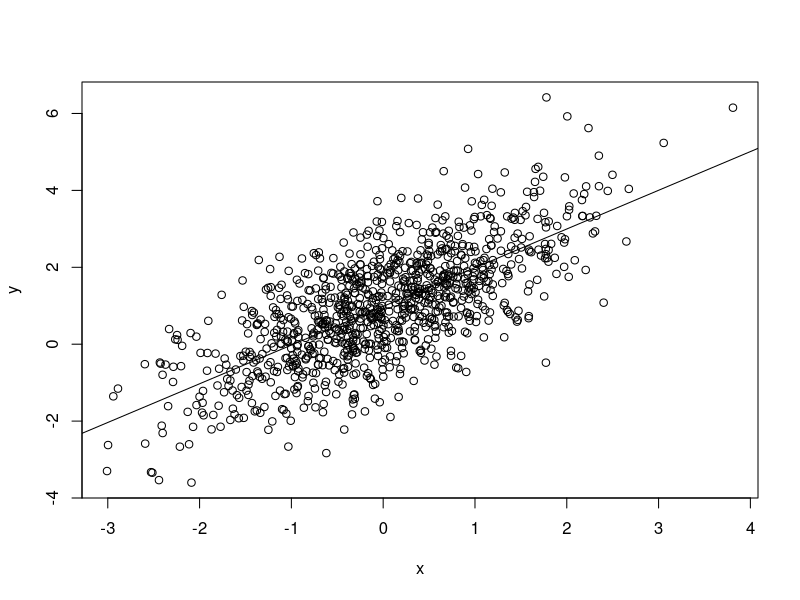
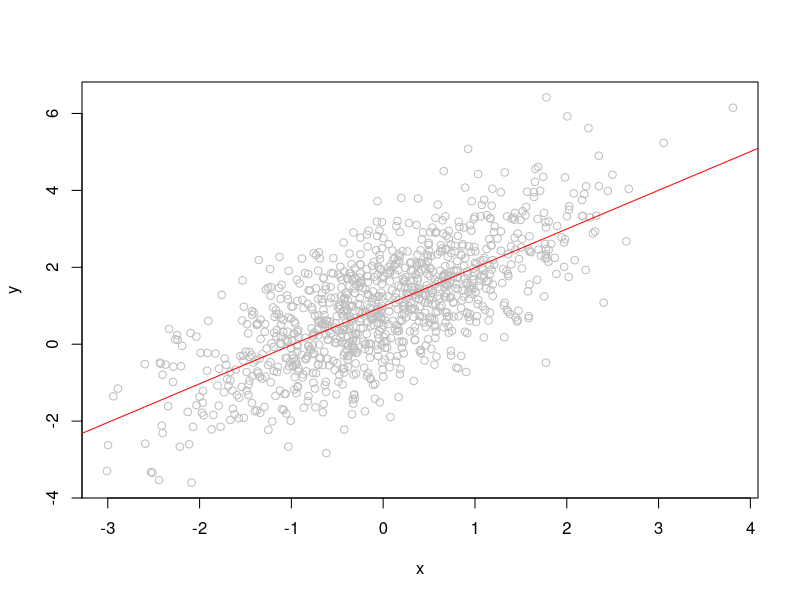
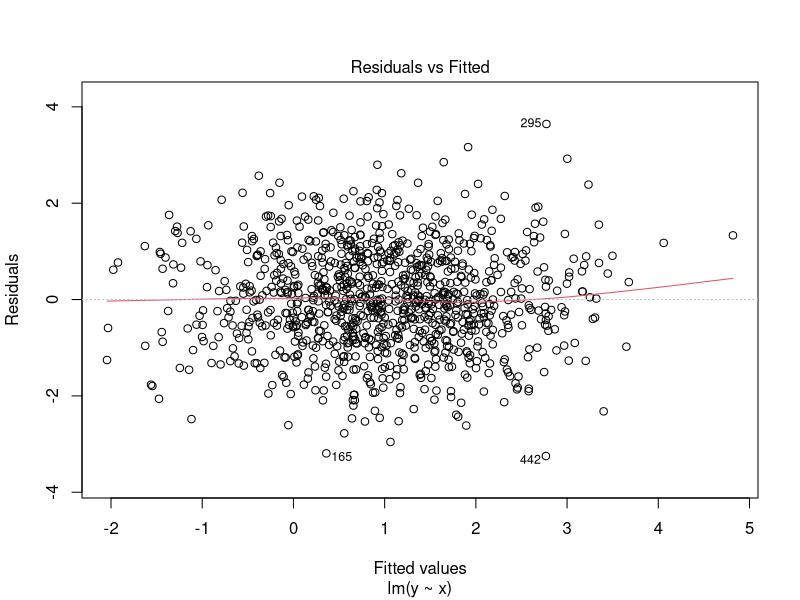
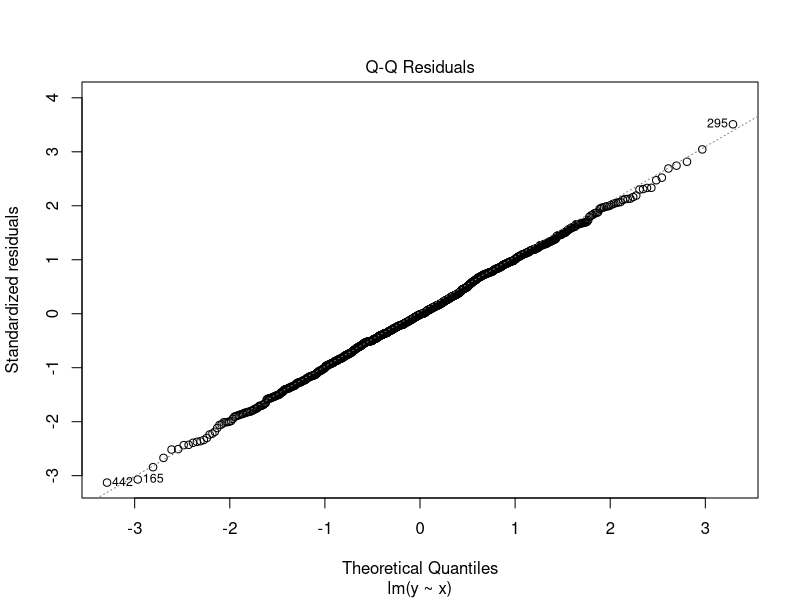
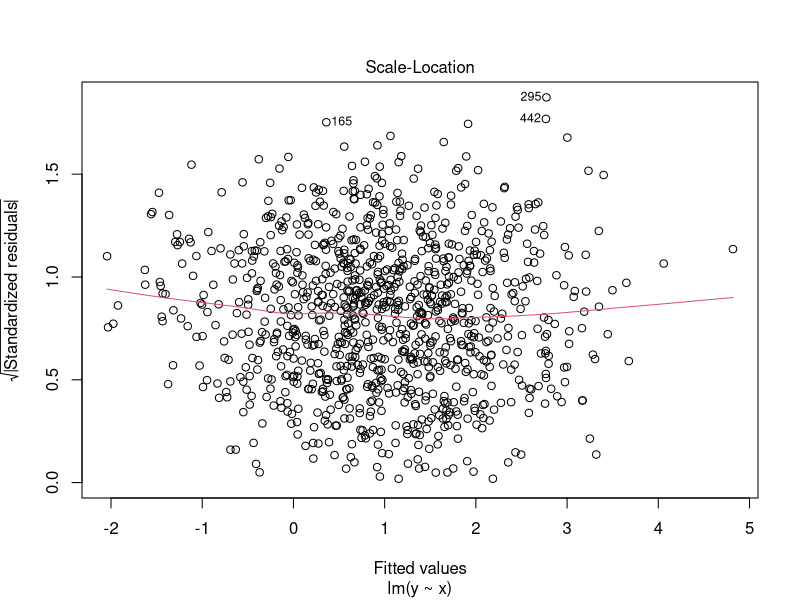
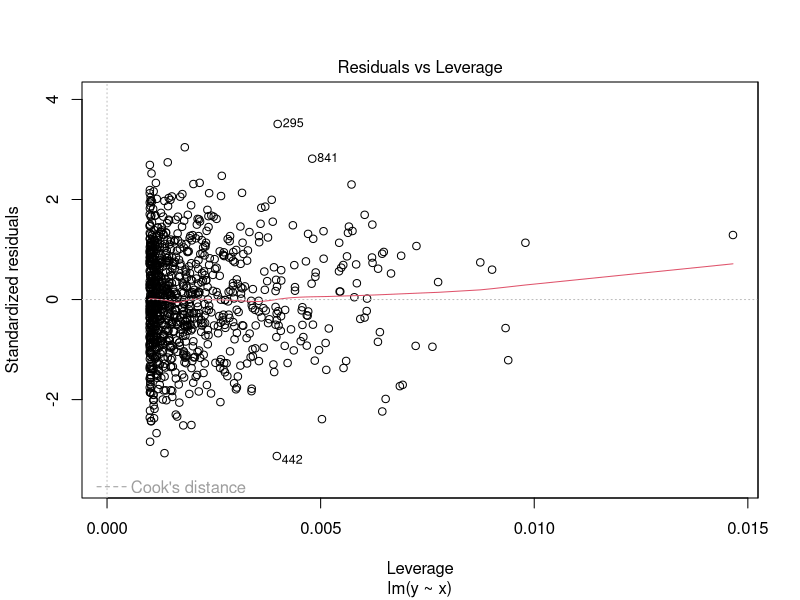
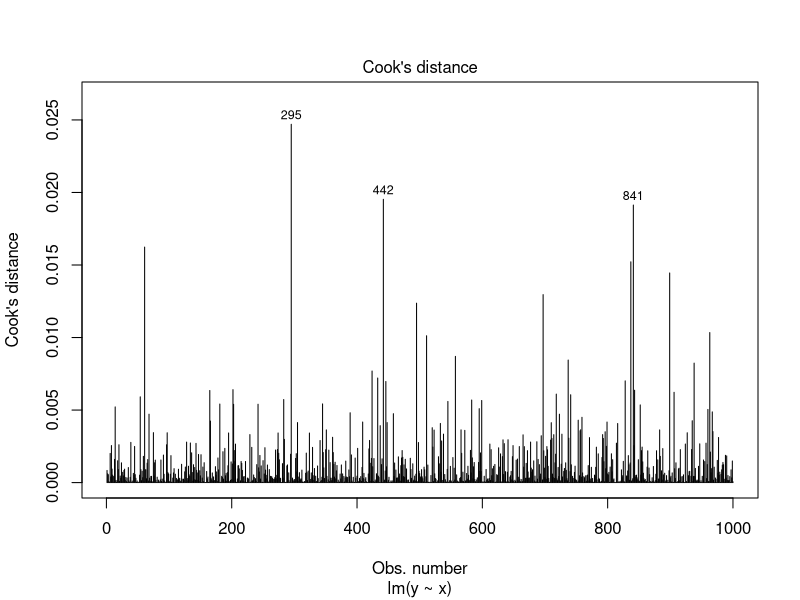
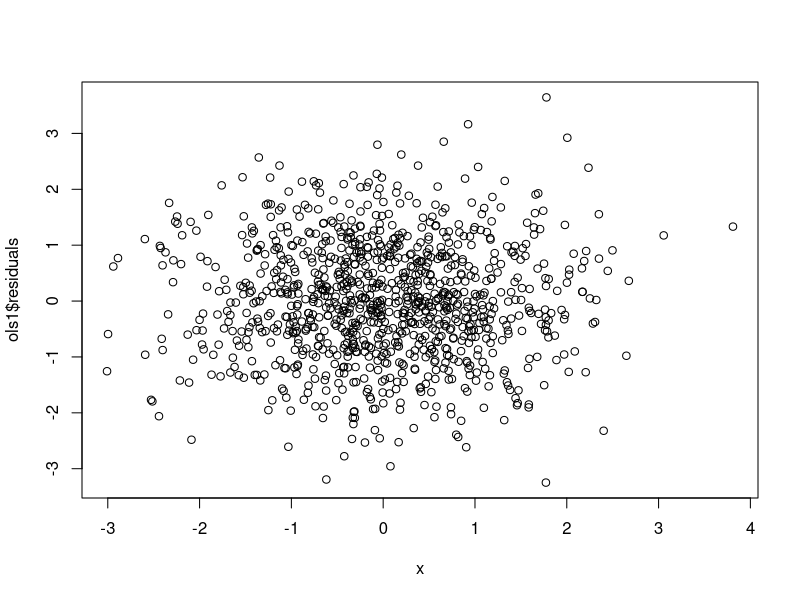

R code for these plots, in order:
# Regression-related plotting

# R's graphical capabilities are very strong. This is particularly helpful when deal with regression.

# If we have a regression model, there are a number of ways we can plot the relationships between variables.
# We can also use plots for checking model specification and assumptions.

# Let's start with a basic bivariate regression:
set.seed(1)
x <- rnorm(1000)
y <- 1 + x + rnorm(1000)
ols1 <- lm(y~x)

# The easiest plot we can draw is the relationship between y and x:
plot(y~x)
# We can also add a line representing this relationship to the plot.
# To get the coefficients from the model, we can use `coef`:
coef(ols1)
# We can then use those coefficients in the line-plotting function `abline`:
abline(a=coef(ols1)[1], b=coef(ols1)[2])

# We can specify "graphical parameters" in both `plot` and `abline` to change the look.
# For example, we could change the color:
plot(y~x, col='gray')
abline(a=coef(ols1)[1], b=coef(ols1)[2], col='red')

# We can also use `plot` to extract several diagnostics for our model.
# Almost all of these help us to identify outliers or other irregularities.
# If we type:
plot(ols1)
# We are given a series of plots describing the model. We can also see two other plots that are not displayed by default.
# To obtain a given plot, we use the `which` parameter inside `plot`:
plot(ols1, which=4)
# (1) A residual plot
# (2) A Quantile-Quantile plot to check the distribution of our residuals
# (3) A scale-location plot
# (4) Cook's distance, to identify potential outliers
# (5) A residual versus leverage plot, to identify potential outliers
# (6) Cook's distance versus leverage plot


# Besides the default `plot(ols1, which=1)` to get residuals, we can also plot residuals manually:
plot(ols1$residuals ~ x)
# We might want to do this to check whether another variable should be in our model:
x2 <- rnorm(1000)
plot(ols1$residuals ~ x2)
# Obviously, in this case `x2` doesn't belong in the model.
# Let's see a case where the plot would help us:
y2 <- x + x2 + rnorm(1000)
ols2 <- lm(y2 ~ x)
plot(ols2$residuals ~ x2)
# Clearly, `x2` is strongly related to our residuals, so it belongs in the model.


# We can also use residuals plots to check for nonlinear relationships (i.e., functional form):
y3 <- x + (x^2) + rnorm(1000)
ols3 <- lm(y3 ~ x)
plot(ols3$residuals ~ x)
# Even though `x` is in our model, it is not in the correct form.
# Let's try fixing that and see what happens to our plot:
ols3b <- lm(y3 ~ x + I(x^2))
# Note: We need to use the `I()` operator inside formulae in order to have R generate the `x^2` variable!
# Note (continued): This saves us from having to defined a new variable: `xsq <- x^2` and then running the model.
plot(ols3b$residuals ~ x)
# Clearly, the model now incorporates `x` in the correct functional form.

# Of course, if we had plotted our data originally:
plot(y3 ~ x)
# We would have seen the non-linear relationship and could have skipped the incorrect model entirely.


# Residual plots can also show heteroskedasticity
x3 <- runif(1000,1,10)
y4 <- (3*x3) + rnorm(1000,0,x3)
ols4 <- lm(y4 ~ x3)
plot(ols4$residuals ~ x3)
# Here we see that `x3` is correctly specified in the model. There is no relationship between `x3` and `y4`.
# But, the variance of the residuals is much higher at higher levels of `x3`.
# We might need to rely on a different estimate of our regression SEs than the default provided by R.
# And, again, this is a problem we could have identified by plotting our original data:
plot(y4 ~ x3)


# Multivariate OLS plotting
# If our model has more than one independent variable, these plotting tools all still work.
set.seed(1)
x5 <- rnorm(1000)
z5 <- runif(1000,1,5)
y5 <- x5 + z5 + rnorm(1000)
ols5 <- lm(y5 ~ x5 + z5)
# We can see all six of our diagnostic plots:
plot(ols5, 1:6)
# We can plot our outcome against the input variables:
plot(y5 ~ x5)
plot(y5 ~ z5)
# We can see residual plots:
plot(ols5$residuals ~ x5)
plot(ols5$residuals ~ z5)

# We might also want to check for colinearity between our input variables.
# We could do this with `cor`:
cor(x5,z5)
# Or we could see it visually with a scatterplot:
plot(x5,z5)
# In either case, there's no relationship.

# We can also plot our effects from our model against our input data:
coef(ols5)
# Lets plot the two input variables together using `layout`:
layout(matrix(1:2, ncol=2))
plot(y5 ~ x5, col='gray')
abline(a=coef(ols5)[1]+mean(z5), b=coef(ols5)['x5'], col='red')
plot(y5 ~ z5, col='gray')
abline(a=coef(ols5)[1]+mean(x5), b=coef(ols5)['z5'], col='red')
# Note: We add the expected value of the other input variable so that lines are drawn correctly.
# If we plot each bivariate relationship separately, we'll see how we get the lines of best fit:
ols5a <- lm(y5 ~ x5)
ols5b <- lm(y5 ~ z5)
layout(matrix(1:2, ncol=2))
plot(y5 ~ x5, col='gray')
abline(a=coef(ols5a)[1], b=coef(ols5a)['x5'], col='red')
plot(y5 ~ z5, col='gray')
abline(a=coef(ols5b)[1], b=coef(ols5b)['z5'], col='red')
# If we regress the residuals from `ols5a` on `z5` we'll see some magic happen.
# The estimated coefficient for `z5` is almost identical to that from our full `y5 ~ x5 + z5` model:
tmpz <- lm(ols5a$residuals ~ z5)
coef(tmpz)['z5']
coef(ols5)['z5']
# The same pattern works if we repeat this process for our `x5` input variable:
tmpx <- lm(ols5b$residuals ~ x5)
coef(tmpx)['x5']
coef(ols5)['x5']
# In other words, the coefficients from our full model `ols5` reflect the regression of each input variable...
# on the residuals of `y` unexplained by the contribution of the other input variable(s).
# Let's see this visually by drawing the bivariate regression lines in blue.
# And then overlapping these with the full model estimates in red:
layout(matrix(1:2, ncol=2))
plot(y5 ~ x5, col='gray')
abline(a=coef(ols5a)[1], b=coef(ols5a)['x5'], col='blue')
abline(a=coef(ols5)[1]+mean(z5), b=coef(ols5)['x5'], col='red')
plot(y5 ~ z5, col='gray')
coef(lm(ols5a$residuals ~ z5))['z5']
abline(a=coef(ols5b)[1], b=coef(ols5b)['z5'], col='blue')
abline(a=coef(ols5)[1]+mean(x5), b=coef(ols5)['z5'], col='red')

# In that example, `x5` and `z5` were uncorrelated, so there was no bias from excluding one variable.
# Let's look at a situation where we find omitted variable bias due to correlation between input variables.
set.seed(1)
x6 <- rnorm(1000)
z6 <- x6 + rnorm(1000,0,1.5)
y6 <- x6 + z6 + rnorm(1000)
# We can see from a plot and correlation and that our two input variables are correlated:
cor(x6,z6)
plot(x6,z6)
# Let's estimate some models:
ols6 <- lm(y6 ~ x6 + z6)
ols6a <- lm(y6 ~ x6)
ols6b <- lm(y6 ~ z6)
# And then let's compare the bivariate estimates (blue) to the multivariate estimates (red):
layout(matrix(1:2, ncol=2))
plot(y6 ~ x6, col='gray')
abline(a=coef(ols6a)[1], b=coef(ols6a)['x6'], col='blue')
abline(a=coef(ols6)[1]+mean(z6), b=coef(ols6)['x6'], col='red')
plot(y6 ~ z6, col='gray')
coef(lm(ols6a$residuals ~ z6))['z6']
abline(a=coef(ols6b)[1], b=coef(ols6b)['z6'], col='blue')
abline(a=coef(ols6)[1]+mean(x6), b=coef(ols6)['z6'], col='red')
# As we can see, the estimates from our bivariate models overestimate the impact of each input.
# We could of course see this in the raw coefficients, as well:
coef(ols6); coef(ols6a); coef(ols6b)
# These plots show, however, that omitted variable bias can be dangerous even when it seems our estimates are correct.
# The blue lines seem to fit the data, but those simple plots (and regressions) fail to account for correlations between inputs.

# And the problem is that you can't predict omitted variable bias a priori.
# Let's repeat that last analysis but simply change the data generating process slightly:
set.seed(1)
x6 <- rnorm(1000)
z6 <- x6 + rnorm(1000,0,1.5) 
y6 <- x6 - z6 + rnorm(1000) # this is the only differences from the previous example
cor(x6,z6)
ols6 <- lm(y6 ~ x6 + z6)
ols6a <- lm(y6 ~ x6)
ols6b <- lm(y6 ~ z6)
layout(matrix(1:2, ncol=2))
plot(y6 ~ x6, col='gray')
abline(a=coef(ols6a)[1], b=coef(ols6a)['x6'], col='blue')
abline(a=coef(ols6)[1]+mean(z6), b=coef(ols6)['x6'], col='red')
plot(y6 ~ z6, col='gray')
coef(lm(ols6a$residuals ~ z6))['z6']
abline(a=coef(ols6b)[1], b=coef(ols6b)['z6'], col='blue')
abline(a=coef(ols6)[1]+mean(x6), b=coef(ols6)['z6'], col='red')
# The blue lines seem to fit the data, but they're biased estimates.
